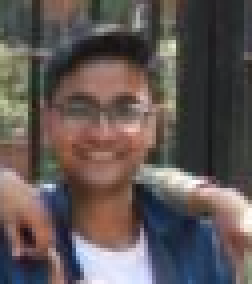
#> input picture images/vv.PNG, 63 x 71 px, found by its file name (shown 4 times larger)
$ python templateMatching.py
#> lines starting #> are read from the running program, lines starting #| are printed output that depends on the picture; after the words box and inside, x2 and y2 are one past the last pixel; in counts of white or black regions, pixels touching at a corner belong together
import cv2
import numpy as np

# Loading original template image
original_image_template = cv2.imread('images/vv.png')
#> original_image_template is the input picture: shape (71, 63, 3); mean B, G, R 84.7, 86.8, 96.8
cv2.imshow("Original Template", original_image_template)
cv2.waitKey(0)

# Getting Dimensions to draw box similar to template
height, width = original_image_template.shape[:2]
#> height = 71; width = 63

original_image = cv2.imread('images/grp.png')
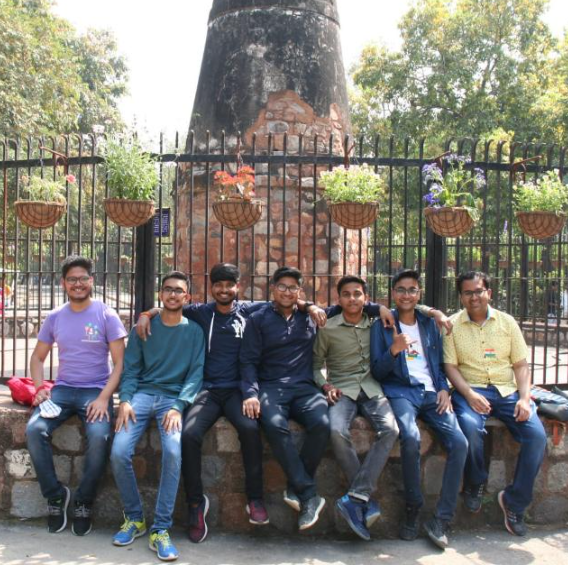
#> input picture images/grp.PNG, 568 x 570 px, found by its file name
#> original_image is the input picture: shape (570, 568, 3); mean B, G, R 116, 121.9, 124.3
cv2.imshow("Original Image", original_image)
cv2.waitKey(0)

# Converting to grayscale
gray_template = cv2.cvtColor(original_image_template, cv2.COLOR_BGR2GRAY)
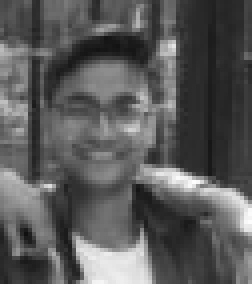
#> gray_template: shape (71, 63) (shown 4 times larger); min 16, max 253, mean 89.6
gray_original = cv2.cvtColor(original_image, cv2.COLOR_BGR2GRAY)
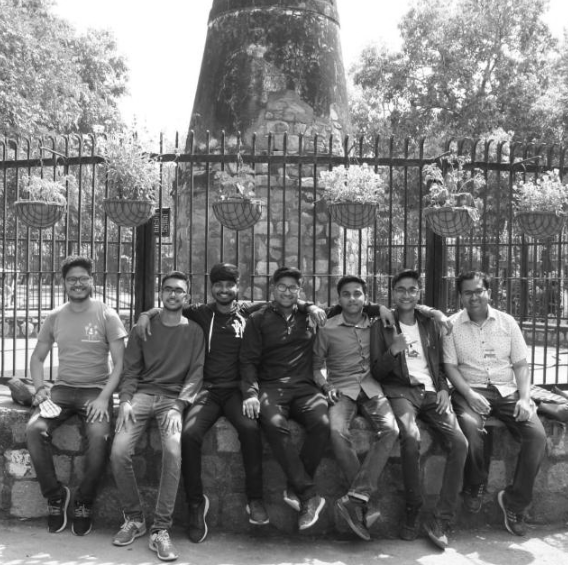
#> gray_original: shape (570, 568); min 9, max 255, mean 122

# Matching template with original image
match = cv2.matchTemplate(gray_original, gray_template, cv2.TM_CCOEFF)
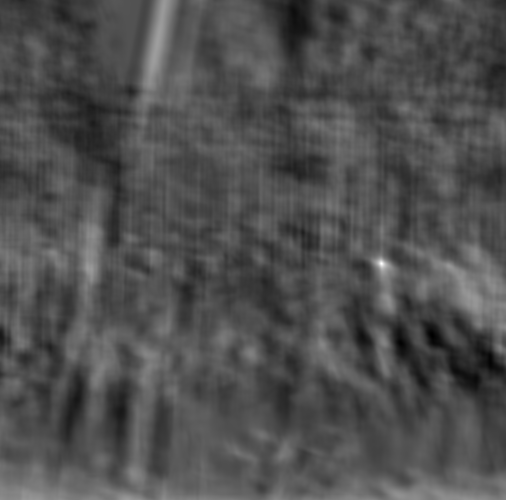
#> match: shape (500, 506) float32; min -5028366, max 10430403, mean -182812.5; drawn with min black and max white
min_val, max_val, min_loc, max_loc = cv2.minMaxLoc(match)
#> min_val = -5028366; max_val = 10430403; min_loc = (432, 335); max_loc = (381, 263)

# drawing rectangle around the matched area
top_left = max_loc
#> top_left = (381, 263)
bottom_right = (top_left[0]+height, top_left[1]+width)
#> bottom_right = (452, 326)
cv2.rectangle(original_image, top_left, bottom_right, (0,0,255), 5)
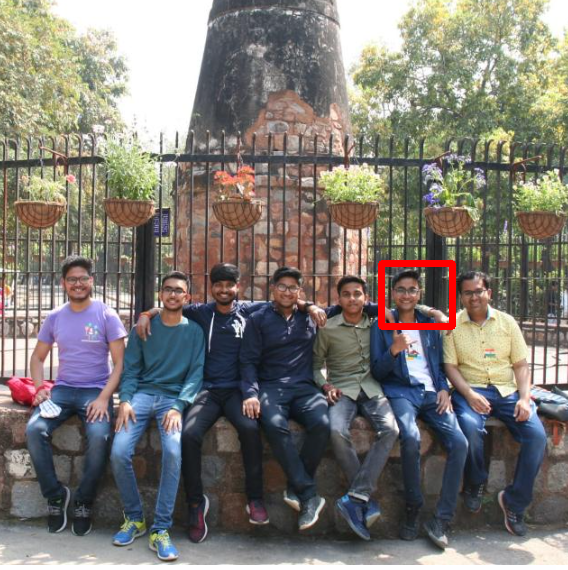
#> original_image: shape (570, 568, 3); 0.57% of pixels changed, all inside (x1, y1, x2, y2) = (378, 260, 456, 330)

cv2.imshow("Original Image with matched area", original_image)
cv2.waitKey(0)

cv2.destroyAllWindows()
